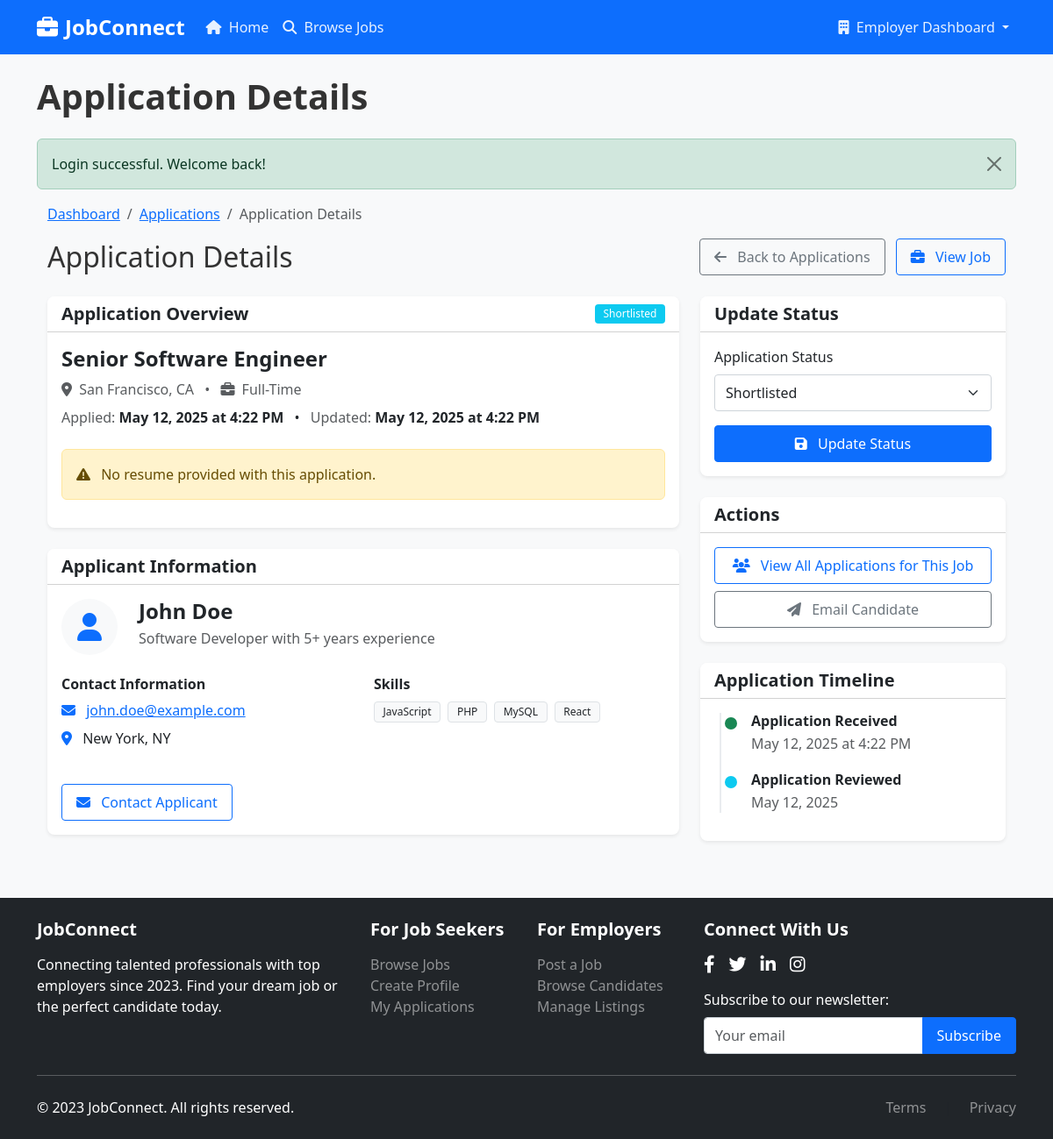
Screenshot of /employer/view-application.php?id=1 (signed in) with the database file from the repository.
### tables this page shows
CREATE TABLE IF NOT EXISTS `applications` (
  `id` int(11) NOT NULL AUTO_INCREMENT,
  `job_id` int(11) NOT NULL,
  `jobseeker_id` int(11) NOT NULL,
  `cover_letter` text DEFAULT NULL,
  `resume` varchar(255) DEFAULT NULL,
  `status` enum('pending','reviewed','shortlisted','rejected','interviewed','offered','hired','withdrawn') NOT NULL DEFAULT 'pending',
  `created_at` timestamp NOT NULL DEFAULT CURRENT_TIMESTAMP,
  `updated_at` timestamp NOT NULL DEFAULT CURRENT_TIMESTAMP ON UPDATE CURRENT_TIMESTAMP,
  PRIMARY KEY (`id`),
  KEY `job_id` (`job_id`),
  KEY `jobseeker_id` (`jobseeker_id`),
  CONSTRAINT `applications_ibfk_1` FOREIGN KEY (`job_id`) REFERENCES `jobs` (`id`) ON DELETE CASCADE,
  CONSTRAINT `applications_ibfk_2` FOREIGN KEY (`jobseeker_id`) REFERENCES `jobseekers` (`id`) ON DELETE CASCADE
);

CREATE TABLE IF NOT EXISTS `jobs` (
  `id` int(11) NOT NULL AUTO_INCREMENT,
  `employer_id` int(11) NOT NULL,
  `title` varchar(255) NOT NULL,
  `location` varchar(255) DEFAULT NULL,
  `job_type` varchar(50) DEFAULT NULL,
  `category` varchar(100) DEFAULT NULL,
  `description` text NOT NULL,
  `requirements` text DEFAULT NULL,
  `responsibilities` text DEFAULT NULL,
  `salary_min` decimal(10,2) DEFAULT NULL,
  `salary_max` decimal(10,2) DEFAULT NULL,
  `salary_period` varchar(20) DEFAULT NULL,
  `benefits` text DEFAULT NULL,
  `application_url` varchar(255) DEFAULT NULL,
  `featured` tinyint(1) NOT NULL DEFAULT 0,
  `status` enum('draft','active','expired','closed') NOT NULL DEFAULT 'active',
  `created_at` timestamp NOT NULL DEFAULT CURRENT_TIMESTAMP,
  `updated_at` timestamp NOT NULL DEFAULT CURRENT_TIMESTAMP ON UPDATE CURRENT_TIMESTAMP,
  `expires_at` datetime NOT NULL,
  PRIMARY KEY (`id`),
  KEY `employer_id` (`employer_id`),
  CONSTRAINT `jobs_ibfk_1` FOREIGN KEY (`employer_id`) REFERENCES `employers` (`id`) ON DELETE CASCADE
);

CREATE TABLE IF NOT EXISTS `jobseekers` (
  `id` int(11) NOT NULL AUTO_INCREMENT,
  `first_name` varchar(100) NOT NULL,
  `last_name` varchar(100) NOT NULL,
  `email` varchar(255) NOT NULL,
  `password` varchar(255) NOT NULL,
  `phone` varchar(20) DEFAULT NULL,
  `location` varchar(255) DEFAULT NULL,
  `resume` varchar(255) DEFAULT NULL,
  `profile_pic` varchar(255) DEFAULT NULL,
  `headline` varchar(255) DEFAULT NULL,
  `summary` text DEFAULT NULL,
  `skills` text DEFAULT NULL,
  `experience_years` int(2) DEFAULT NULL,
  `education_level` varchar(100) DEFAULT NULL,
  `current_position` varchar(255) DEFAULT NULL,
  `current_company` varchar(255) DEFAULT NULL,
  `remember_token` varchar(64) DEFAULT NULL,
  `token_expires` datetime DEFAULT NULL,
  `created_at` timestamp NOT NULL DEFAULT CURRENT_TIMESTAMP,
  `updated_at` timestamp NOT NULL DEFAULT CURRENT_TIMESTAMP ON UPDATE CURRENT_TIMESTAMP,
  PRIMARY KEY (`id`),
  UNIQUE KEY `email` (`email`)
);

### includes/functions.php (called while the page is built, shortened)
<?php
function formatDate($date, $format = 'M j, Y') {
    $timestamp = strtotime($date);
    return date($format, $timestamp);
}
function getEmploymentTypes() {
    return [
        'full-time' => 'Full-Time',
        'full_time' => 'Full-Time',
        'part-time' => 'Part-Time',
        'part_time' => 'Part-Time',
        'contract' => 'Contract',
        'temporary' => 'Temporary',
        'internship' => 'Internship',
        'remote' => 'Remote',
        'freelance' => 'Freelance'
    ];
}
?>

### employer/view-application.php (the view, shortened to what this page needs)
<?php
require_once '../config/db.php';
require_once '../includes/functions.php';
$application_id = isset($_GET['id']) ? intval($_GET['id']) : 0;
$query = "SELECT a.*, j.title as job_title, j.location as job_location, j.job_type,
                 j.id as job_id, j.employer_id,
                 js.id as jobseeker_id,
                 CONCAT(js.first_name, ' ', js.last_name) as applicant_name,
                 js.email as applicant_email, js.phone as applicant_phone,
                 js.location as applicant_location, js.headline as applicant_headline,
                 js.profile_pic, js.resume as jobseeker_resume, js.skills
          FROM applications a
          JOIN jobs j ON a.job_id = j.id
          JOIN jobseekers js ON a.jobseeker_id = js.id
          WHERE a.id = ? AND j.employer_id = ?";
$stmt = $conn->prepare($query);
$stmt->bind_param("ii", $application_id, $_SESSION['user_id']);
$stmt->execute();
$result = $stmt->get_result();
$application = $result->fetch_assoc();
include_once '../includes/header.php';
?>
<div class="container mb-5">
    <nav aria-label="breadcrumb" class="mb-3">
        <ol class="breadcrumb">
            <li class="breadcrumb-item"><a href="dashboard.php">Dashboard</a></li>
            <li class="breadcrumb-item"><a href="applications.php">Applications</a></li>
            <li class="breadcrumb-item active" aria-current="page">Application Details</li>
        </ol>
    </nav>
    <div class="d-flex justify-content-between align-items-center mb-4">
        <h1 class="h2 mb-0">Application Details</h1>
        <div>
            <a href="applications.php" class="btn btn-outline-secondary me-2">
                <i class="fas fa-arrow-left me-2"></i> Back to Applications
            </a>
            <a href="../job-details.php?id=<?php echo $application['job_id']; ?>" class="btn btn-outline-primary">
                <i class="fas fa-briefcase me-2"></i> View Job
            </a>
        </div>
    </div>
    <div class="row">
        <div class="col-lg-8 mb-4">
            <div class="card border-0 shadow-sm mb-4">
                <div class="card-header bg-white">
                    <div class="d-flex justify-content-between align-items-center">
                        <h5 class="mb-0">Application Overview</h5>
                        <span class="badge <?php echo getStatusBadgeClass($application['status']); ?>">
                            <?php echo ucfirst($application['status']); ?>
                        </span>
                    </div>
                </div>
                <div class="card-body">
                    <div class="mb-4">
                        <h4><?php echo htmlspecialchars($application['job_title']); ?></h4>
                        <div class="text-muted mb-2">
                            <?php if($application['job_location']): ?>
                                <i class="fas fa-map-marker-alt me-1"></i> <?php echo htmlspecialchars($application['job_location']); ?>
                            <?php endif; ?>
                            <?php if($application['job_type']): ?>
                                <span class="mx-2">•</span>
                                <i class="fas fa-briefcase me-1"></i>
                                <?php echo htmlspecialchars(getEmploymentTypes()[$application['job_type']]); ?>
                            <?php endif; ?>
                        </div>
                        <div>
                            <span class="text-muted">Applied: </span>
                            <strong><?php echo formatDate($application['created_at'], 'F j, Y \a\t g:i A'); ?></strong>
                            <span class="mx-2">•</span>
                            <span class="text-muted">Updated: </span>
                            <strong><?php echo formatDate($application['updated_at'], 'F j, Y \a\t g:i A'); ?></strong>
                        </div>
                    </div>
                    <?php if($application['resume']): ?>
                        <div>
                            <h5>Resume</h5>
                            <div class="d-flex align-items-center">
                                <i class="far fa-file-pdf fa-2x text-danger me-3"></i>
                                <div>
                                    <div><?php echo htmlspecialchars($application['resume']); ?></div>
                                    <div class="mt-2">
                                        <a href="/assets/uploads/resumes/<?php echo htmlspecialchars($application['resume']); ?>" target="_blank" class="btn btn-sm btn-outline-primary me-2">
                                            <i class="fas fa-eye me-1"></i> View Resume
                                        </a>
                                        <a href="/assets/uploads/resumes/<?php echo htmlspecialchars($application['resume']); ?>" download class="btn btn-sm btn-outline-secondary">
                                            <i class="fas fa-download me-1"></i> Download
                                        </a>
                                    </div>
                                </div>
                            </div>
                        </div>
                    <?php else: ?>
                        <div class="alert alert-warning">
                            <i class="fas fa-exclamation-triangle me-2"></i> No resume provided with this application.
                        </div>
                    <?php endif; ?>
                </div>
            </div>
            <div class="card border-0 shadow-sm">
                <div class="card-header bg-white">
                    <h5 class="mb-0">Applicant Information</h5>
                </div>
                <div class="card-body">
                    <div class="d-flex mb-4">
                        <div class="me-3">
                            <div class="avatar bg-light rounded-circle text-center me-2" style="width: 64px; height: 64px; line-height: 64px;">
                                <?php if($application['profile_pic']): ?>
                                    <img src="/assets/uploads/profile/<?php echo htmlspecialchars($application['profile_pic']); ?>" alt="Profile picture" class="rounded-circle img-fluid">
                                <?php else: ?>
                                    <i class="fas fa-user fa-2x text-primary" style="line-height: 64px;"></i>
                                <?php endif; ?>
                            </div>
                        </div>
                        <div>
                            <h4 class="mb-1"><?php echo htmlspecialchars($application['applicant_name']); ?></h4>
                            <?php if($application['applicant_headline']): ?>
                                <p class="text-muted mb-0"><?php echo htmlspecialchars($application['applicant_headline']); ?></p>
                            <?php endif; ?>
                        </div>
                    </div>
                    <div class="row mb-4">
                        <div class="col-md-6">
                            <h6>Contact Information</h6>
                            <ul class="list-unstyled">
                                <li class="mb-2">
                                    <i class="fas fa-envelope text-primary me-2"></i>
                                    <a href="mailto:<?php echo htmlspecialchars($application['applicant_email']); ?>">
                                        <?php echo htmlspecialchars($application['applicant_email']); ?>
                                    </a>
                                </li>
                                <?php if($application['applicant_location']): ?>
                                    <li>
                                        <i class="fas fa-map-marker-alt text-primary me-2"></i>
                                        <?php echo htmlspecialchars($application['applicant_location']); ?>
                                    </li>
                                <?php endif; ?>
                            </ul>
                        </div>
                        <?php if($application['skills']): ?>
                            <div class="col-md-6">
                                <h6>Skills</h6>
                                <div>
                                    <?php
                                    $skills = explode(',', $application['skills']);
                                    foreach($skills as $skill):
                                        $skill = trim($skill);
                                        if(!empty($skill)):
                                    ?>
                                        <span class="badge bg-light text-dark border me-1 mb-1"><?php echo htmlspecialchars($skill); ?></span>
                                    <?php
                                        endif;
                                    endforeach;
                                    ?>
                                </div>
                            </div>
                        <?php endif; ?>
                    </div>
                    <a href="mailto:<?php echo htmlspecialchars($application['applicant_email']); ?>" class="btn btn-outline-primary me-2">
                        <i class="fas fa-envelope me-2"></i> Contact Applicant
                    </a>
                </div>
            </div>
        </div>
        <div class="col-lg-4">
            <div class="card border-0 shadow-sm mb-4">
                <div class="card-header bg-white">
                    <h5 class="mb-0">Update Status</h5>
                </div>
                <div class="card-body">
                    <form action="<?php echo htmlspecialchars($_SERVER["PHP_SELF"] . "?id=" . $application_id); ?>" method="post">
                        <div class="mb-3">
                            <label for="status" class="form-label">Application Status</label>
                            <select class="form-select" id="status" name="status">
                                <option value="shortlisted" <?php echo $application['status'] == 'shortlisted' ? 'selected' : ''; ?>>Shortlisted</option>
                            </select>
                        </div>
                        <div class="d-grid">
                            <button type="submit" class="btn btn-primary">
                                <i class="fas fa-save me-2"></i> Update Status
                            </button>
                        </div>
                    </form>
                </div>
            </div>
            <div class="card border-0 shadow-sm mb-4">
                <div class="card-header bg-white">
                    <h5 class="mb-0">Actions</h5>
                </div>
                <div class="card-body">
                    <div class="d-grid gap-2">
                        <a href="applications.php?job_id=<?php echo $application['job_id']; ?>" class="btn btn-outline-primary">
                            <i class="fas fa-users me-2"></i> View All Applications for This Job
                        </a>
                        <a href="mailto:<?php echo htmlspecialchars($application['applicant_email']); ?>?subject=Regarding your application for <?php echo urlencode($application['job_title']); ?>" class="btn btn-outline-secondary">
                            <i class="fas fa-paper-plane me-2"></i> Email Candidate
                        </a>
                    </div>
                </div>
            </div>
            <div class="card border-0 shadow-sm">
                <div class="card-header bg-white">
                    <h5 class="mb-0">Application Timeline</h5>
                </div>
                <div class="card-body">
                    <ul class="list-unstyled timeline">
                        <li class="timeline-item">
                            <div class="timeline-marker bg-success"></div>
                            <div class="timeline-content">
                                <h6 class="mb-1">Application Received</h6>
                                <p class="text-muted mb-0"><?php echo formatDate($application['created_at'], 'F j, Y \a\t g:i A'); ?></p>
                            </div>
                        </li>
                        <?php if($application['status'] != 'pending'): ?>
                            <li class="timeline-item">
                                <div class="timeline-marker bg-info"></div>
                                <div class="timeline-content">
                                    <h6 class="mb-1">Application Reviewed</h6>
                                    <p class="text-muted mb-0"><?php echo formatDate($application['updated_at'], 'F j, Y'); ?></p>
                                </div>
                            </li>
                        <?php endif; ?>
                    </ul>
                </div>
            </div>
        </div>
    </div>
</div>
<?php
function getStatusBadgeClass($status) {
    $status_badges = [
        'pending' => 'bg-warning text-dark',
        'reviewed' => 'bg-info text-dark',
        'shortlisted' => 'bg-info',
        'interviewed' => 'bg-primary',
        'offered' => 'bg-success',
        'hired' => 'bg-success',
        'rejected' => 'bg-danger'
    ];
    return isset($status_badges[$status]) ? $status_badges[$status] : 'bg-secondary';
}
include_once '../includes/footer.php';
?>

### rows the page displays
applications: status "Shortlisted", job.title "Senior Software Engineer", job.location "San Francisco, CA", job.job_type "Full-Time", created_at "May 12, 2025 at 4:22 PM", updated_at "May 12, 2025 at 4:22 PM", jobseeker.headline "Software Developer with 5+ years experience", jobseeker.email "john.doe@example.com", jobseeker.location "New York, NY", jobseeker.skills "JavaScript", jobseeker.skills "PHP", jobseeker.skills "MySQL", jobseeker.skills "React", updated_at "May 12, 2025"

### other values shown
$page_header "Application Details"
$_SESSION['message'] "Login successful. Welcome back!"
$application['applicant_name'] "John Doe"
